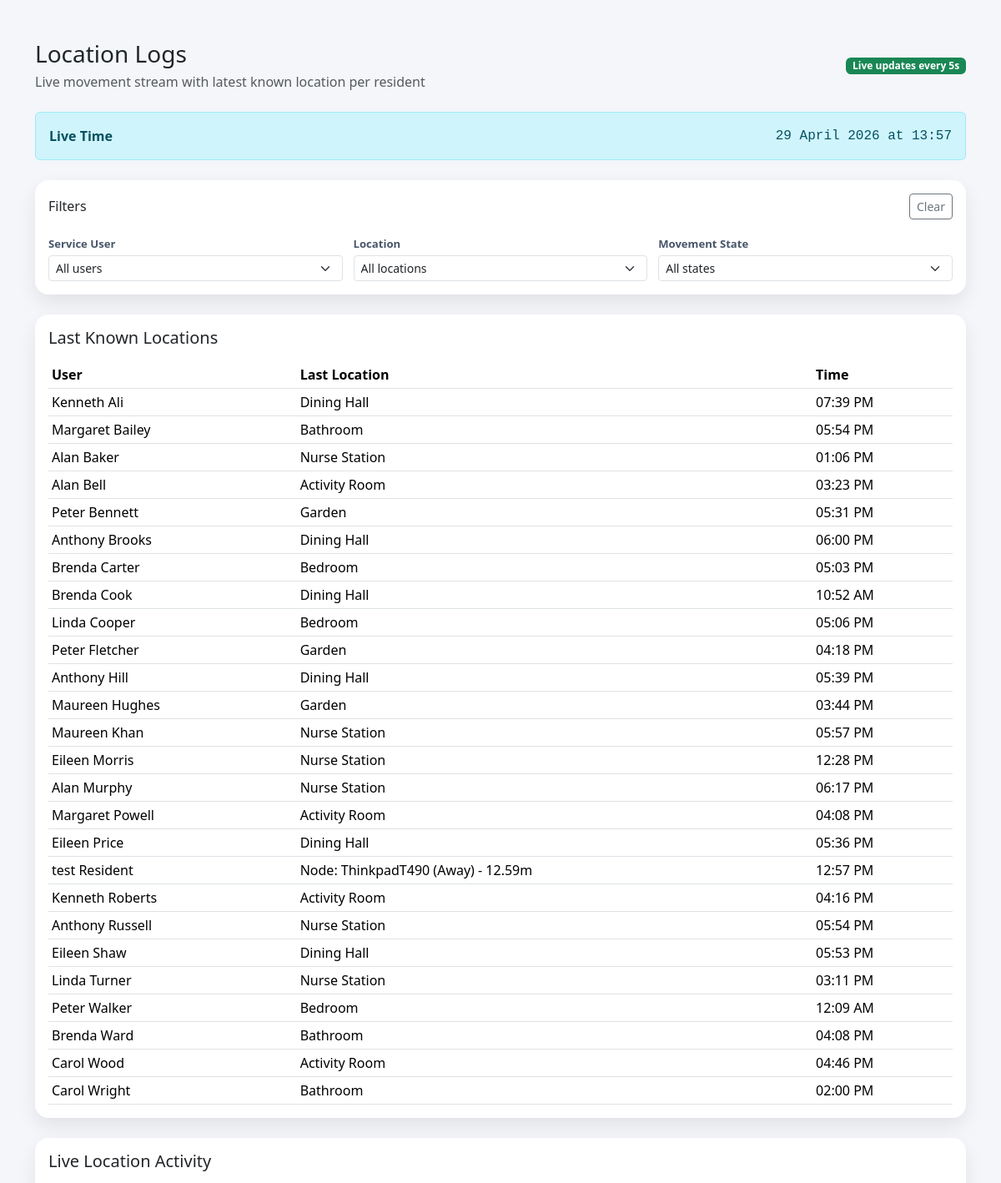
Screenshot of /location-logs/ (upper part) with the database file from the repository.
### tracker/models.py (models this page shows, shortened)
class ServiceUser(models.Model):
    class Gender(models.TextChoices):
        MALE = "male", "Male"
        FEMALE = "female", "Female"
        OTHER = "other", "Other"
        PREFER_NOT_TO_SAY = "prefer_not_to_say", "Prefer not to say"
    class RiskLevel(models.TextChoices):
        LOW = "low", "Low"
        MEDIUM = "medium", "Medium"
        HIGH = "high", "High"
        CRITICAL = "critical", "Critical"
    class MobilityStatus(models.TextChoices):
        INDEPENDENT = "independent", "Independent"
        ASSISTED = "assisted", "Assisted"
        WHEELCHAIR = "wheelchair", "Wheelchair"
    unique_id = models.UUIDField(primary_key=True, default=uuid.uuid4, editable=False)
    first_name = models.CharField(max_length=100)
    last_name = models.CharField(max_length=100)
    date_of_birth = models.DateField()
    age = models.PositiveSmallIntegerField(null=True, blank=True)
    gender = models.CharField(max_length=20, choices=Gender.choices, default=Gender.PREFER_NOT_TO_SAY)
    room_number = models.CharField(max_length=20)
    care_plan = models.TextField(blank=True)
    medical_condition = models.TextField(help_text="Examples: dementia, learning disability, fall risk")
    risk_level = models.CharField(max_length=20, choices=RiskLevel.choices, default=RiskLevel.LOW)
    allergies = models.TextField(blank=True)
    medication_notes = models.TextField(blank=True)
    hobbies = models.TextField(blank=True)
    interests = models.TextField(blank=True)
    favourite_activities = models.TextField(blank=True)
    mobility_status = models.CharField(max_length=20, choices=MobilityStatus.choices, default=MobilityStatus.INDEPENDENT)
    emergency_contact_name = models.CharField(max_length=150)
    emergency_contact_phone = models.CharField(max_length=20)
    family_member_name = models.CharField(max_length=150, blank=True)
    family_member_contact = models.CharField(max_length=20, blank=True)
    admission_date = models.DateField()
    notes = models.TextField(blank=True)
    created_at = models.DateTimeField(auto_now_add=True)
    updated_at = models.DateTimeField(auto_now=True)
    class Meta:
        ordering = ["last_name", "first_name"]
        indexes = [
            models.Index(fields=["last_name", "first_name"]),
            models.Index(fields=["room_number"]),
            models.Index(fields=["risk_level"]),
        ]

### tracker/views.py (the view)
# urls.py: path("location-logs/", location_logs_dashboard, name="location_logs_dashboard"),
def location_logs_dashboard(request):
    logs_queryset, filters = _filtered_logs_queryset(request)
    logs = logs_queryset[:30]
    last_known_locations = _last_known_locations_queryset(filters)
    service_users = ServiceUser.objects.order_by("last_name", "first_name")
    locations = (
        LocationLog.objects.order_by("detector_location")
        .values_list("detector_location", flat=True)
        .distinct()
    )
    context = {
        "logs": logs,
        "last_known_locations": last_known_locations,
        "service_users": service_users,
        "locations": locations,
        "selected_user": filters["user"],
        "selected_location": filters["location"],
        "selected_movement": filters["movement"],
    }
    return render(request, "tracker/location_logs.html", context)

### tracker/views.py (called while the page is built)
def _movement_filter_value(raw_value):
    if raw_value == "moving":
        return True
    if raw_value == "stable":
        return False
    return None

def _filtered_logs_queryset(request):
    user_filter = request.GET.get("user", "").strip()
    location_filter = request.GET.get("location", "").strip()
    movement_filter_raw = request.GET.get("movement", "").strip()
    movement_filter = _movement_filter_value(movement_filter_raw)
    logs = LocationLog.objects.select_related("service_user", "wristband_device")
    if user_filter:
        logs = logs.filter(service_user_id=user_filter)
    if location_filter:
        logs = logs.filter(detector_location=location_filter)
    if movement_filter is not None:
        logs = logs.filter(movement_detected=movement_filter)
    return logs.order_by("-timestamp"), {
        "user": user_filter,
        "location": location_filter,
        "movement": movement_filter_raw,
        "movement_value": movement_filter,
    }

### tracker/templates/tracker/location_logs.html (shortened to what this page needs)
<!DOCTYPE html>
<html lang="en">
<head>
    <link href="https://cdn.jsdelivr.net/npm/bootstrap@5.3.3/dist/css/bootstrap.min.css" rel="stylesheet">
</head>
<body>
    <div class="container py-4 py-lg-5">
        <div class="d-flex justify-content-between align-items-center mb-4">
            <div>
                <h1 class="h3 mb-1">Location Logs</h1>
                <p class="text-muted mb-0">Live movement stream with latest known location per resident</p>
            </div>
            <span class="badge text-bg-success">Live updates every 5s</span>
        </div>
        <div class="alert alert-info d-flex justify-content-between align-items-center mb-4" role="alert">
            <span class="fw-semibold">Live Time</span>
            <span id="live-clock" class="font-monospace"></span>
        </div>
        <div class="card panel-card mb-4">
            <div class="card-body">
                <div class="d-flex justify-content-between align-items-center mb-3">
                    <h2 class="h6 mb-0">Filters</h2>
                    <button type="button" class="btn btn-outline-secondary btn-sm" id="clear-filters">Clear</button>
                </div>
                <div class="filters-grid">
                    <div>
                        <label class="filter-label" for="filter-user">Service User</label>
                        <select id="filter-user" class="form-select form-select-sm">
                            <option value="">All users</option>
                        </select>
                    </div>
                    <div>
                        <label class="filter-label" for="filter-location">Location</label>
                        <select id="filter-location" class="form-select form-select-sm">
                            <option value="">All locations</option>
                        </select>
                    </div>
                    <div>
                        <label class="filter-label" for="filter-movement">Movement State</label>
                        <select id="filter-movement" class="form-select form-select-sm">
                            <option value="" {% if not selected_movement %}selected{% endif %}>All states</option>
                        </select>
                    </div>
                </div>
            </div>
        </div>
        <div class="card panel-card mb-4">
            <div class="card-body">
                <h2 class="h5 mb-3">Last Known Locations</h2>
                <div class="table-responsive">
                    <table class="table table-sm align-middle mb-0">
                        <thead>
                            <tr>
                                <th>User</th>
                                <th>Last Location</th>
                                <th>Time</th>
                            </tr>
                        </thead>
                        <tbody id="last-known-body">
                            {% for item in last_known_locations %}
                            <tr>
                                <td>{{ item.first_name }} {{ item.last_name }}</td>
                                <td>{{ item.last_location }}</td>
                                <td>{{ item.last_seen|date:"h:i A" }}</td>
                            </tr>
                            {% empty %}
                            <tr>
                                <td colspan="3" class="text-center text-muted">No location history available yet.</td>
                            </tr>
                            {% endfor %}
                        </tbody>
                    </table>
                </div>
            </div>
        </div>
        <div class="card panel-card">
            <div class="card-body">
                <h2 class="h5 mb-3">Live Location Activity</h2>
            </div>
        </div>
    </div>
</body>
</html>

### tracker/templates/tracker/location_logs.html (style rules this page uses)
body { background: #f4f6f9; }
.panel-card { border: 0; border-radius: 1rem; box-shadow: 0 10px 22px rgba(2, 8, 23, 0.08); }
.filters-grid { display: grid; grid-template-columns: repeat(auto-fit, minmax(180px, 1fr)); gap: 0.8rem; }
.filter-label { font-size: 0.82rem; font-weight: 600; color: #475569; margin-bottom: 0.25rem; }

### rows the page displays
ServiceUser: first_name "Kenneth", last_name "Ali", last_location "Dining Hall", last_seen "07:39 PM"
ServiceUser: first_name "Margaret", last_name "Bailey", last_location "Bathroom", last_seen "05:54 PM"
ServiceUser: first_name "Alan", last_name "Baker", last_location "Nurse Station", last_seen "01:06 PM"
ServiceUser: first_name "Alan", last_name "Bell", last_location "Activity Room", last_seen "03:23 PM"
ServiceUser: first_name "Peter", last_name "Bennett", last_location "Garden", last_seen "05:31 PM"
ServiceUser: first_name "Anthony", last_name "Brooks", last_location "Dining Hall", last_seen "06:00 PM"
ServiceUser: first_name "Brenda", last_name "Carter", last_location "Bedroom", last_seen "05:03 PM"
ServiceUser: first_name "Brenda", last_name "Cook", last_location "Dining Hall", last_seen "10:52 AM"
ServiceUser: first_name "Linda", last_name "Cooper", last_location "Bedroom", last_seen "05:06 PM"
ServiceUser: first_name "Peter", last_name "Fletcher", last_location "Garden", last_seen "04:18 PM"
ServiceUser: first_name "Anthony", last_name "Hill", last_location "Dining Hall", last_seen "05:39 PM"
ServiceUser: first_name "Maureen", last_name "Hughes", last_location "Garden", last_seen "03:44 PM"
ServiceUser: first_name "Maureen", last_name "Khan", last_location "Nurse Station", last_seen "05:57 PM"
ServiceUser: first_name "Eileen", last_name "Morris", last_location "Nurse Station", last_seen "12:28 PM"
ServiceUser: first_name "Alan", last_name "Murphy", last_location "Nurse Station", last_seen "06:17 PM"
ServiceUser: first_name "Margaret", last_name "Powell", last_location "Activity Room", last_seen "04:08 PM"
ServiceUser: first_name "Eileen", last_name "Price", last_location "Dining Hall", last_seen "05:36 PM"
ServiceUser: first_name "test", last_name "Resident", last_location "Node: ThinkpadT490 (Away) - 12.59m", last_seen "12:57 PM"
ServiceUser: first_name "Kenneth", last_name "Roberts", last_location "Activity Room", last_seen "04:16 PM"
ServiceUser: first_name "Anthony", last_name "Russell", last_location "Nurse Station", last_seen "05:54 PM"
ServiceUser: first_name "Eileen", last_name "Shaw", last_location "Dining Hall", last_seen "05:53 PM"
ServiceUser: first_name "Linda", last_name "Turner", last_location "Nurse Station", last_seen "03:11 PM"
ServiceUser: first_name "Peter", last_name "Walker", last_location "Bedroom", last_seen "12:09 AM"
ServiceUser: first_name "Brenda", last_name "Ward", last_location "Bathroom", last_seen "04:08 PM"
ServiceUser: first_name "Carol", last_name "Wood", last_location "Activity Room", last_seen "04:46 PM"
ServiceUser: first_name "Carol", last_name "Wright", last_location "Bathroom", last_seen "02:00 PM"
